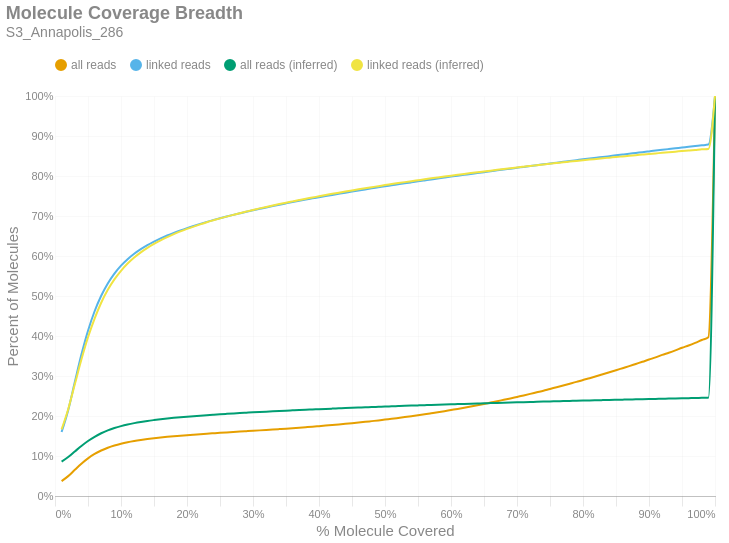

The notebook cell this image was saved under:
### Markdown cell above
### Molecule Read Coverage
This chart shows molecule coverage breadth as computed by the number of bases aligned to that molecule. In other words, "*how much of each unique long molecule is actually sequenced/aligned?*" Keep in mind there is a distinction between sequences and alignments, since some sequences belonging to a particular molecule may not align well and wouldn't appear in the alignment data. This chart also shows molecule coverage breadth as computed by the *inferred fragment* from which the aligned sequences originate. Unlike read coverage, this calculation takes into account the total insert size, including unsequenced gaps between the forward and reverse reads. Like the previous figures, these are cumulative percents.

### Code cell
if SKIPLR:
    print_html(f"Skipped")
else:
    binned_df = consolidated_hist(valids['coverage_bp'], mask, 0.01, True)
    binned_df_inf = consolidated_hist(valids['coverage_inserts'], mask, 0.01, True)
    binned_df = binned_df.with_columns(pl.lit(binned_df_inf['all reads (cumsum)']).alias('all reads (inferred)'))
    binned_df = binned_df.with_columns(pl.lit(binned_df_inf['linked reads (cumsum)']).alias('linked reads (inferred)'))
    binned_df = binned_df.with_columns(
        (pl.col('bin').cast(pl.Float64) + 0.01).alias('right_edge')
    )

    with SafeRender(binned_df):
        (
            density_plot(binned_df, 'Molecule Coverage Breadth', samplename, 'molcov', ['all reads (inferred)','linked reads (inferred)'])
            .encode(
                #x=alt.X('bin:Q', title="% Molecule Covered").axis(format = '%').scale(padding=0),
                x=alt.X('right_edge:Q', title="% Molecule Covered").axis(format='%').scale(padding=0),
                y=alt.Y('value:Q', title='Percent of Molecules')
                    .axis(format='%')
                    .stack(False)
                    .scale(domainMin=0, padding=0),
                color=alt.Color("key:N").scale(domain = ["all reads", "linked reads", "all reads (inferred)", "linked reads (inferred)"]),
                tooltip = [
                    alt.Tooltip("key:N", title = "Data Type"),
                    alt.Tooltip("range_label:N", title="% Molecule Covered"),
                    alt.Tooltip("value:Q", format = ".2%", title="% Molecules")
                ]
            )
        ).display()

### Figure 1 — Vega-Lite specification as saved in the notebook (floating-point values rounded to 4 significant figures)
{"width": "container", "height": 400, "config": {"title": {"anchor": "start", "dy": -15, "fontSize": 18, "color": "#888888", "subtitleColor": "#888888", "subtitleFontSize": 14}, "arc": {"fill": "#0072B2"}, "axis": {"domainColor": "#888888", "domainWidth": 0.5, "gridWidth": 0.2, "grid": false, "titleFontWeight": 400, "titleFontSize": 15, "labelFontSize": 11, "labelColor": "#888888", "tickColor": "#888888", "tickWidth": 0.2, "titleColor": "#888888"}, "axisBand": {"grid": false}, "axisX": {"grid": true, "tickSize": 10, "domainCap": "round"}, "axisY": {"domain": false, "grid": true, "tickSize": 0, "domainCap": "round"}, "background": "transparent", "header": {"labelFontSize": 15, "labelColor": "#888888", "titleFontSize": 15, "titleFontWeight": 600, "titleColor": "#888888"}, "legend": {"labelFont": "sans-serif", "labelFontSize": 12, "labelColor": "#888888", "symbolSize": 100, "symbolType": "circle", "titleFontSize": 12, "titlePadding": 10, "titleColor": "#888888", "title": null, "orient": "top"}, "range": {"category": ["#E69F00", "#56B4E9", "#009E73", "#F0E442", "#0072B2", "#D55E00", "#CC79A7", "#000000"], "diverging": ["#cfe8f3", "#a2d4ec", "#73bfe2", "#46abdb", "#1696d2", "#12719e"]}, "area": {"fill": "#0072B2", "fillOpacity": 0.7, "line": true, "strokeOpacity": 0.7}, "line": {"color": "#0072B2", "stroke": "#0072B2", "strokeWidth": 2}, "trail": {"color": "#0072B2", "stroke": "#0072B2", "strokeWidth": 0, "size": 1}, "point": {"filled": true, "fillOpacity": 1.0, "size": 95}, "text": {"color": "#888888", "fontSize": 11, "align": "right", "fontWeight": 400, "size": 11}, "bar": {"fill": "#0072B2", "stroke": null}, "view": {"stroke": null, "continuousWidth": 660, "continuousHeight": 400}}, "data": {"name": "data-e10b7f6b69e05c5adde236993f020de4"}, "mark": {"type": "line", "interpolate": "monotone", "point": {"opacity": 0, "size": 275}}, "encoding": {"color": {"field": "key", "scale": {"domain": ["all reads", "linked reads", "all reads (inferred)", "linked reads (inferred)"]}, "type": "nominal"}, "tooltip": [{"field": "key", "title": "Data Type", "type": "nominal"}, {"field": "range_label", "title": "% Molecule Covered", "type": "nominal"}, {"field": "value", "format": ".2%", "title": "% Molecules", "type": "quantitative"}], "x": {"axis": {"format": "%"}, "field": "right_edge", "scale": {"padding": 0}, "title": "% Molecule Covered", "type": "quantitative"}, "y": {"axis": {"format": "%"}, "field": "value", "scale": {"domainMin": 0, "padding": 0}, "stack": false, "title": "Percent of Molecules", "type": "quantitative"}}, "params": [{"name": "param_c36ac31b6afebe62", "select": {"type": "point", "fields": ["key"]}, "bind": "legend"}], "title": {"text": "Molecule Coverage Breadth", "subtitle": "S3_Annapolis_286"}, "transform": [{"fold": ["all reads (cumsum)", "linked reads (cumsum)", "all reads (inferred)", "linked reads (inferred)"]}, {"calculate": "replace(datum.key, ' (cumsum)', '')", "as": "key"}, {"filter": {"param": "param_c36ac31b6afebe62"}}], "usermeta": {"embedOptions": {"downloadFileName": "S3_Annapolis_286.molcov"}}, "$schema": "https://vega.github.io/schema/vega-lite/v6.1.0.json", "datasets": {"data-e10b7f6b69e05c5adde236993f020de4": [{"bin": "0.0", "interval": "0.0-0.01", "all reads": 0.03727, "linked reads": 0.16, "all reads (cumsum)": 0.03727, "linked reads (cumsum)": 0.16, "range_label": "0.0-0.01", "all reads (inferred)": 0.08591, "linked reads (inferred)": 0.1665, "right_edge": 0.01}, {"bin": "0.01", "interval": "0.01-0.02", "all reads": 0.01241, "linked reads": 0.0547, "all reads (cumsum)": 0.04968, "linked reads (cumsum)": 0.2147, "range_label": "0.01-0.02", "all reads (inferred)": 0.09731, "linked reads (inferred)": 0.2169, "right_edge": 0.02}, {"bin": "0.02", "interval": "0.02-0.03", "all reads": 0.01574, "linked reads": 0.07009, "all reads (cumsum)": 0.06542, "linked reads (cumsum)": 0.2848, "range_label": "0.02-0.03", "all reads (inferred)": 0.1113, "linked reads (inferred)": 0.2792, "right_edge": 0.03}, {"bin": "0.03", "interval": "0.03-0.04", "all reads": 0.0154, "linked reads": 0.06872, "all reads (cumsum)": 0.08082, "linked reads (cumsum)": 0.3535, "range_label": "0.03-0.04", "all reads (inferred)": 0.1251, "linked reads (inferred)": 0.341, "right_edge": 0.04}, {"bin": "0.04", "interval": "0.04-0.05", "all reads": 0.01336, "linked reads": 0.05966, "all reads (cumsum)": 0.09418, "linked reads (cumsum)": 0.4132, "range_label": "0.04-0.05", "all reads (inferred)": 0.1376, "linked reads (inferred)": 0.3967, "right_edge": 0.05}, {"bin": "0.05", "interval": "0.05-0.06", "all reads": 0.01089, "linked reads": 0.04867, "all reads (cumsum)": 0.1051, "linked reads (cumsum)": 0.4618, "range_label": "0.05-0.06", "all reads (inferred)": 0.148, "linked reads (inferred)": 0.4437, "right_edge": 0.06}, {"bin": "0.06", "interval": "0.06-0.07", "all reads": 0.008674, "linked reads": 0.03867, "all reads (cumsum)": 0.1137, "linked reads (cumsum)": 0.5005, "range_label": "0.06-0.07", "all reads (inferred)": 0.1569, "linked reads (inferred)": 0.4832, "right_edge": 0.07}, {"bin": "0.07", "interval": "0.07-0.08", "all reads": 0.006905, "linked reads": 0.03079, "all reads (cumsum)": 0.1206, "linked reads (cumsum)": 0.5313, "range_label": "0.07-0.08", "all reads (inferred)": 0.1641, "linked reads (inferred)": 0.5154, "right_edge": 0.08}, {"bin": "0.08", "interval": "0.08-0.09", "all reads": 0.005537, "linked reads": 0.02465, "all reads (cumsum)": 0.1262, "linked reads (cumsum)": 0.5559, "range_label": "0.08-0.09", "all reads (inferred)": 0.1699, "linked reads (inferred)": 0.5415, "right_edge": 0.09}, {"bin": "0.09", "interval": "0.09-0.1", "all reads": 0.004493, "linked reads": 0.01992, "all reads (cumsum)": 0.1307, "linked reads (cumsum)": 0.5759, "range_label": "0.09-0.1", "all reads (inferred)": 0.1747, "linked reads (inferred)": 0.563, "right_edge": 0.1}, {"bin": "0.1", "interval": "0.1-0.11", "all reads": 0.003653, "linked reads": 0.01614, "all reads (cumsum)": 0.1343, "linked reads (cumsum)": 0.592, "range_label": "0.1-0.11", "all reads (inferred)": 0.1788, "linked reads (inferred)": 0.5811, "right_edge": 0.11}, {"bin": "0.11", "interval": "0.11-0.12", "all reads": 0.003067, "linked reads": 0.01355, "all reads (cumsum)": 0.1374, "linked reads (cumsum)": 0.6055, "range_label": "0.11-0.12", "all reads (inferred)": 0.1822, "linked reads (inferred)": 0.5963, "right_edge": 0.12}, {"bin": "0.12", "interval": "0.12-0.13", "all reads": 0.002609, "linked reads": 0.01149, "all reads (cumsum)": 0.14, "linked reads (cumsum)": 0.617, "range_label": "0.12-0.13", "all reads (inferred)": 0.1851, "linked reads (inferred)": 0.6092, "right_edge": 0.13}, {"bin": "0.13", "interval": "0.13-0.14", "all reads": 0.0023, "linked reads": 0.01012, "all reads (cumsum)": 0.1423, "linked reads (cumsum)": 0.6272, "range_label": "0.13-0.14", "all reads (inferred)": 0.1876, "linked reads (inferred)": 0.6204, "right_edge": 0.14}, {"bin": "0.14", "interval": "0.14-0.15", "all reads": 0.002029, "linked reads": 0.008881, "all reads (cumsum)": 0.1443, "linked reads (cumsum)": 0.636, "range_label": "0.14-0.15", "all reads (inferred)": 0.1898, "linked reads (inferred)": 0.6301, "right_edge": 0.15}, {"bin": "0.15", "interval": "0.15-0.16", "all reads": 0.001824, "linked reads": 0.00798, "all reads (cumsum)": 0.1462, "linked reads (cumsum)": 0.644, "range_label": "0.15-0.16", "all reads (inferred)": 0.1919, "linked reads (inferred)": 0.6391, "right_edge": 0.16}, {"bin": "0.16", "interval": "0.16-0.17", "all reads": 0.001675, "linked reads": 0.007297, "all reads (cumsum)": 0.1478, "linked reads (cumsum)": 0.6513, "range_label": "0.16-0.17", "all reads (inferred)": 0.1937, "linked reads (inferred)": 0.6471, "right_edge": 0.17}, {"bin": "0.17", "interval": "0.17-0.18", "all reads": 0.001517, "linked reads": 0.006585, "all reads (cumsum)": 0.1494, "linked reads (cumsum)": 0.6579, "range_label": "0.17-0.18", "all reads (inferred)": 0.1953, "linked reads (inferred)": 0.6546, "right_edge": 0.18}, {"bin": "0.18", "interval": "0.18-0.19", "all reads": 0.001414, "linked reads": 0.006115, "all reads (cumsum)": 0.1508, "linked reads (cumsum)": 0.664, "range_label": "0.18-0.19", "all reads (inferred)": 0.1969, "linked reads (inferred)": 0.6615, "right_edge": 0.19}, {"bin": "0.19", "interval": "0.19-0.2", "all reads": 0.00134, "linked reads": 0.005743, "all reads (cumsum)": 0.1521, "linked reads (cumsum)": 0.6698, "range_label": "0.19-0.2", "all reads (inferred)": 0.1983, "linked reads (inferred)": 0.6677, "right_edge": 0.2}, {"bin": "0.2", "interval": "0.2-0.21", "all reads": 0.001259, "linked reads": 0.005384, "all reads (cumsum)": 0.1534, "linked reads (cumsum)": 0.6751, "range_label": "0.2-0.21", "all reads (inferred)": 0.1996, "linked reads (inferred)": 0.6735, "right_edge": 0.21}, {"bin": "0.21", "interval": "0.21-0.22", "all reads": 0.001225, "linked reads": 0.00519, "all reads (cumsum)": 0.1546, "linked reads (cumsum)": 0.6803, "range_label": "0.21-0.22", "all reads (inferred)": 0.2009, "linked reads (inferred)": 0.679, "right_edge": 0.22}, {"bin": "0.22", "interval": "0.22-0.23", "all reads": 0.00117, "linked reads": 0.004931, "all reads (cumsum)": 0.1558, "linked reads (cumsum)": 0.6853, "range_label": "0.22-0.23", "all reads (inferred)": 0.2021, "linked reads (inferred)": 0.6843, "right_edge": 0.23}, {"bin": "0.23", "interval": "0.23-0.24", "all reads": 0.001119, "linked reads": 0.004655, "all reads (cumsum)": 0.1569, "linked reads (cumsum)": 0.6899, "range_label": "0.23-0.24", "all reads (inferred)": 0.2032, "linked reads (inferred)": 0.6893, "right_edge": 0.24}, {"bin": "0.24", "interval": "0.24-0.25", "all reads": 0.001106, "linked reads": 0.004567, "all reads (cumsum)": 0.158, "linked reads (cumsum)": 0.6945, "range_label": "0.24-0.25", "all reads (inferred)": 0.2043, "linked reads (inferred)": 0.6941, "right_edge": 0.25}, {"bin": "0.25", "interval": "0.25-0.26", "all reads": 0.001038, "linked reads": 0.004251, "all reads (cumsum)": 0.159, "linked reads (cumsum)": 0.6987, "range_label": "0.25-0.26", "all reads (inferred)": 0.2053, "linked reads (inferred)": 0.6985, "right_edge": 0.26}, {"bin": "0.26", "interval": "0.26-0.27", "all reads": 0.00101, "linked reads": 0.004067, "all reads (cumsum)": 0.16, "linked reads (cumsum)": 0.7028, "range_label": "0.26-0.27", "all reads (inferred)": 0.2063, "linked reads (inferred)": 0.7028, "right_edge": 0.27}, {"bin": "0.27", "interval": "0.27-0.28", "all reads": 0.0009795, "linked reads": 0.003869, "all reads (cumsum)": 0.161, "linked reads (cumsum)": 0.7067, "range_label": "0.27-0.28", "all reads (inferred)": 0.2073, "linked reads (inferred)": 0.707, "right_edge": 0.28}, {"bin": "0.28", "interval": "0.28-0.29", "all reads": 0.001007, "linked reads": 0.003837, "all reads (cumsum)": 0.162, "linked reads (cumsum)": 0.7105, "range_label": "0.28-0.29", "all reads (inferred)": 0.2082, "linked reads (inferred)": 0.7111, "right_edge": 0.29}, {"bin": "0.29", "interval": "0.29-0.3", "all reads": 0.001013, "linked reads": 0.003761, "all reads (cumsum)": 0.163, "linked reads (cumsum)": 0.7143, "range_label": "0.29-0.3", "all reads (inferred)": 0.2091, "linked reads (inferred)": 0.7151, "right_edge": 0.3}, {"bin": "0.3", "interval": "0.3-0.31", "all reads": 0.00103, "linked reads": 0.003622, "all reads (cumsum)": 0.1641, "linked reads (cumsum)": 0.7179, "range_label": "0.3-0.31", "all reads (inferred)": 0.21, "linked reads (inferred)": 0.719, "right_edge": 0.31}, {"bin": "0.31", "interval": "0.31-0.32", "all reads": 0.001059, "linked reads": 0.003606, "all reads (cumsum)": 0.1651, "linked reads (cumsum)": 0.7215, "range_label": "0.31-0.32", "all reads (inferred)": 0.2109, "linked reads (inferred)": 0.7227, "right_edge": 0.32}, {"bin": "0.32", "interval": "0.32-0.33", "all reads": 0.00108, "linked reads": 0.003468, "all reads (cumsum)": 0.1662, "linked reads (cumsum)": 0.725, "range_label": "0.32-0.33", "all reads (inferred)": 0.2117, "linked reads (inferred)": 0.7263, "right_edge": 0.33}, {"bin": "0.33", "interval": "0.33-0.34", "all reads": 0.001107, "linked reads": 0.003395, "all reads (cumsum)": 0.1673, "linked reads (cumsum)": 0.7284, "range_label": "0.33-0.34", "all reads (inferred)": 0.2125, "linked reads (inferred)": 0.7298, "right_edge": 0.34}, {"bin": "0.34", "interval": "0.34-0.35", "all reads": 0.001117, "linked reads": 0.003265, "all reads (cumsum)": 0.1684, "linked reads (cumsum)": 0.7316, "range_label": "0.34-0.35", "all reads (inferred)": 0.2133, "linked reads (inferred)": 0.7332, "right_edge": 0.35}, {"bin": "0.35", "interval": "0.35-0.36", "all reads": 0.001152, "linked reads": 0.003209, "all reads (cumsum)": 0.1696, "linked reads (cumsum)": 0.7348, "range_label": "0.35-0.36", "all reads (inferred)": 0.2141, "linked reads (inferred)": 0.7366, "right_edge": 0.36}, {"bin": "0.36", "interval": "0.36-0.37", "all reads": 0.001195, "linked reads": 0.003159, "all reads (cumsum)": 0.1708, "linked reads (cumsum)": 0.738, "range_label": "0.36-0.37", "all reads (inferred)": 0.2149, "linked reads (inferred)": 0.7399, "right_edge": 0.37}, {"bin": "0.37", "interval": "0.37-0.38", "all reads": 0.00123, "linked reads": 0.003068, "all reads (cumsum)": 0.172, "linked reads (cumsum)": 0.7411, "range_label": "0.37-0.38", "all reads (inferred)": 0.2156, "linked reads (inferred)": 0.7431, "right_edge": 0.38}, {"bin": "0.38", "interval": "0.38-0.39", "all reads": 0.001251, "linked reads": 0.002963, "all reads (cumsum)": 0.1733, "linked reads (cumsum)": 0.744, "range_label": "0.38-0.39", "all reads (inferred)": 0.2163, "linked reads (inferred)": 0.7462, "right_edge": 0.39}, {"bin": "0.39", "interval": "0.39-0.4", "all reads": 0.001346, "linked reads": 0.002966, "all reads (cumsum)": 0.1746, "linked reads (cumsum)": 0.747, "range_label": "0.39-0.4", "all reads (inferred)": 0.2171, "linked reads (inferred)": 0.7494, "right_edge": 0.4}, {"bin": "0.4", "interval": "0.4-0.41", "all reads": 0.001352, "linked reads": 0.002907, "all reads (cumsum)": 0.176, "linked reads (cumsum)": 0.7499, "range_label": "0.4-0.41", "all reads (inferred)": 0.2178, "linked reads (inferred)": 0.7524, "right_edge": 0.41}, {"bin": "0.41", "interval": "0.41-0.42", "all reads": 0.001416, "linked reads": 0.00284, "all reads (cumsum)": 0.1774, "linked reads (cumsum)": 0.7527, "range_label": "0.41-0.42", "all reads (inferred)": 0.2185, "linked reads (inferred)": 0.7554, "right_edge": 0.42}, {"bin": "0.42", "interval": "0.42-0.43", "all reads": 0.001487, "linked reads": 0.002829, "all reads (cumsum)": 0.1789, "linked reads (cumsum)": 0.7556, "range_label": "0.42-0.43", "all reads (inferred)": 0.2191, "linked reads (inferred)": 0.7583, "right_edge": 0.43}, {"bin": "0.43", "interval": "0.43-0.44", "all reads": 0.001538, "linked reads": 0.002792, "all reads (cumsum)": 0.1804, "linked reads (cumsum)": 0.7584, "range_label": "0.43-0.44", "all reads (inferred)": 0.2198, "linked reads (inferred)": 0.7612, "right_edge": 0.44}, {"bin": "0.44", "interval": "0.44-0.45", "all reads": 0.001578, "linked reads": 0.002665, "all reads (cumsum)": 0.182, "linked reads (cumsum)": 0.761, "range_label": "0.44-0.45", "all reads (inferred)": 0.2205, "linked reads (inferred)": 0.764, "right_edge": 0.45}, {"bin": "0.45", "interval": "0.45-0.46", "all reads": 0.00165, "linked reads": 0.002685, "all reads (cumsum)": 0.1836, "linked reads (cumsum)": 0.7637, "range_label": "0.45-0.46", "all reads (inferred)": 0.2211, "linked reads (inferred)": 0.7667, "right_edge": 0.46}, {"bin": "0.46", "interval": "0.46-0.47", "all reads": 0.001754, "linked reads": 0.002688, "all reads (cumsum)": 0.1854, "linked reads (cumsum)": 0.7664, "range_label": "0.46-0.47", "all reads (inferred)": 0.2217, "linked reads (inferred)": 0.7693, "right_edge": 0.47}, {"bin": "0.47", "interval": "0.47-0.48", "all reads": 0.001824, "linked reads": 0.002705, "all reads (cumsum)": 0.1872, "linked reads (cumsum)": 0.7691, "range_label": "0.47-0.48", "all reads (inferred)": 0.2224, "linked reads (inferred)": 0.772, "right_edge": 0.48}, {"bin": "0.48", "interval": "0.48-0.49", "all reads": 0.001816, "linked reads": 0.002544, "all reads (cumsum)": 0.189, "linked reads (cumsum)": 0.7716, "range_label": "0.48-0.49", "all reads (inferred)": 0.223, "linked reads (inferred)": 0.7746, "right_edge": 0.49}, {"bin": "0.49", "interval": "0.49-0.5", "all reads": 0.00207, "linked reads": 0.002646, "all reads (cumsum)": 0.1911, "linked reads (cumsum)": 0.7743, "range_label": "0.49-0.5", "all reads (inferred)": 0.2236, "linked reads (inferred)": 0.7773, "right_edge": 0.5}, {"bin": "0.5", "interval": "0.5-0.51", "all reads": 0.001895, "linked reads": 0.002464, "all reads (cumsum)": 0.193, "linked reads (cumsum)": 0.7768, "range_label": "0.5-0.51", "all reads (inferred)": 0.2242, "linked reads (inferred)": 0.7797, "right_edge": 0.51}, {"bin": "0.51", "interval": "0.51-0.52", "all reads": 0.002128, "linked reads": 0.002518, "all reads (cumsum)": 0.1951, "linked reads (cumsum)": 0.7793, "range_label": "0.51-0.52", "all reads (inferred)": 0.2248, "linked reads (inferred)": 0.7822, "right_edge": 0.52}, {"bin": "0.52", "interval": "0.52-0.53", "all reads": 0.002183, "linked reads": 0.002496, "all reads (cumsum)": 0.1973, "linked reads (cumsum)": 0.7818, "range_label": "0.52-0.53", "all reads (inferred)": 0.2254, "linked reads (inferred)": 0.7847, "right_edge": 0.53}, {"bin": "0.53", "interval": "0.53-0.54", "all reads": 0.002251, "linked reads": 0.002419, "all reads (cumsum)": 0.1995, "linked reads (cumsum)": 0.7842, "range_label": "0.53-0.54", "all reads (inferred)": 0.2259, "linked reads (inferred)": 0.7871, "right_edge": 0.54}, {"bin": "0.54", "interval": "0.54-0.55", "all reads": 0.002303, "linked reads": 0.002388, "all reads (cumsum)": 0.2018, "linked reads (cumsum)": 0.7866, "range_label": "0.54-0.55", "all reads (inferred)": 0.2265, "linked reads (inferred)": 0.7895, "right_edge": 0.55}, {"bin": "0.55", "interval": "0.55-0.56", "all reads": 0.002504, "linked reads": 0.002406, "all reads (cumsum)": 0.2043, "linked reads (cumsum)": 0.789, "range_label": "0.55-0.56", "all reads (inferred)": 0.2271, "linked reads (inferred)": 0.7918, "right_edge": 0.56}, {"bin": "0.56", "interval": "0.56-0.57", "all reads": 0.002548, "linked reads": 0.002411, "all reads (cumsum)": 0.2069, "linked reads (cumsum)": 0.7914, "range_label": "0.56-0.57", "all reads (inferred)": 0.2276, "linked reads (inferred)": 0.7941, "right_edge": 0.57}, {"bin": "0.57", "interval": "0.57-0.58", "all reads": 0.002562, "linked reads": 0.002353, "all reads (cumsum)": 0.2095, "linked reads (cumsum)": 0.7937, "range_label": "0.57-0.58", "all reads (inferred)": 0.2282, "linked reads (inferred)": 0.7964, "right_edge": 0.58}, {"bin": "0.58", "interval": "0.58-0.59", "all reads": 0.002692, "linked reads": 0.002397, "all reads (cumsum)": 0.2122, "linked reads (cumsum)": 0.7961, "range_label": "0.58-0.59", "all reads (inferred)": 0.2287, "linked reads (inferred)": 0.7987, "right_edge": 0.59}, {"bin": "0.59", "interval": "0.59-0.6", "all reads": 0.002827, "linked reads": 0.002336, "all reads (cumsum)": 0.215, "linked reads (cumsum)": 0.7985, "range_label": "0.59-0.6", "all reads (inferred)": 0.2292, "linked reads (inferred)": 0.8009, "right_edge": 0.6}, {"bin": "0.6", "interval": "0.6-0.61", "all reads": 0.002759, "linked reads": 0.002194, "all reads (cumsum)": 0.2177, "linked reads (cumsum)": 0.8007, "range_label": "0.6-0.61", "all reads (inferred)": 0.2298, "linked reads (inferred)": 0.8031, "right_edge": 0.61}, {"bin": "0.61", "interval": "0.61-0.62", "all reads": 0.002996, "linked reads": 0.002217, "all reads (cumsum)": 0.2207, "linked reads (cumsum)": 0.8029, "range_label": "0.61-0.62", "all reads (inferred)": 0.2303, "linked reads (inferred)": 0.8052, "right_edge": 0.62}, {"bin": "0.62", "interval": "0.62-0.63", "all reads": 0.003064, "linked reads": 0.002256, "all reads (cumsum)": 0.2238, "linked reads (cumsum)": 0.8051, "range_label": "0.62-0.63", "all reads (inferred)": 0.2308, "linked reads (inferred)": 0.8073, "right_edge": 0.63}, {"bin": "0.63", "interval": "0.63-0.64", "all reads": 0.003143, "linked reads": 0.002194, "all reads (cumsum)": 0.2269, "linked reads (cumsum)": 0.8073, "range_label": "0.63-0.64", "all reads (inferred)": 0.2312, "linked reads (inferred)": 0.8093, "right_edge": 0.64}, {"bin": "0.64", "interval": "0.64-0.65", "all reads": 0.003208, "linked reads": 0.002234, "all reads (cumsum)": 0.2301, "linked reads (cumsum)": 0.8096, "range_label": "0.64-0.65", "all reads (inferred)": 0.2317, "linked reads (inferred)": 0.8112, "right_edge": 0.65}, {"bin": "0.65", "interval": "0.65-0.66", "all reads": 0.003433, "linked reads": 0.002253, "all reads (cumsum)": 0.2336, "linked reads (cumsum)": 0.8118, "range_label": "0.65-0.66", "all reads (inferred)": 0.2322, "linked reads (inferred)": 0.8133, "right_edge": 0.66}, {"bin": "0.66", "interval": "0.66-0.67", "all reads": 0.003319, "linked reads": 0.002217, "all reads (cumsum)": 0.2369, "linked reads (cumsum)": 0.814, "range_label": "0.66-0.67", "all reads (inferred)": 0.2327, "linked reads (inferred)": 0.8154, "right_edge": 0.67}, {"bin": "0.67", "interval": "0.67-0.68", "all reads": 0.003572, "linked reads": 0.002226, "all reads (cumsum)": 0.2405, "linked reads (cumsum)": 0.8163, "range_label": "0.67-0.68", "all reads (inferred)": 0.2332, "linked reads (inferred)": 0.8174, "right_edge": 0.68}, {"bin": "0.68", "interval": "0.68-0.69", "all reads": 0.003502, "linked reads": 0.002076, "all reads (cumsum)": 0.244, "linked reads (cumsum)": 0.8183, "range_label": "0.68-0.69", "all reads (inferred)": 0.2337, "linked reads (inferred)": 0.8194, "right_edge": 0.69}, {"bin": "0.69", "interval": "0.69-0.7", "all reads": 0.003746, "linked reads": 0.002184, "all reads (cumsum)": 0.2477, "linked reads (cumsum)": 0.8205, "range_label": "0.69-0.7", "all reads (inferred)": 0.2342, "linked reads (inferred)": 0.8213, "right_edge": 0.7}, {"bin": "0.7", "interval": "0.7-0.71", "all reads": 0.003692, "linked reads": 0.002131, "all reads (cumsum)": 0.2514, "linked reads (cumsum)": 0.8227, "range_label": "0.7-0.71", "all reads (inferred)": 0.2346, "linked reads (inferred)": 0.8232, "right_edge": 0.71}, {"bin": "0.71", "interval": "0.71-0.72", "all reads": 0.003886, "linked reads": 0.002185, "all reads (cumsum)": 0.2553, "linked reads (cumsum)": 0.8248, "range_label": "0.71-0.72", "all reads (inferred)": 0.2351, "linked reads (inferred)": 0.8251, "right_edge": 0.72}, {"bin": "0.72", "interval": "0.72-0.73", "all reads": 0.004055, "linked reads": 0.002136, "all reads (cumsum)": 0.2594, "linked reads (cumsum)": 0.827, "range_label": "0.72-0.73", "all reads (inferred)": 0.2355, "linked reads (inferred)": 0.827, "right_edge": 0.73}, {"bin": "0.73", "interval": "0.73-0.74", "all reads": 0.003996, "linked reads": 0.002106, "all reads (cumsum)": 0.2633, "linked reads (cumsum)": 0.8291, "range_label": "0.73-0.74", "all reads (inferred)": 0.236, "linked reads (inferred)": 0.8289, "right_edge": 0.74}, {"bin": "0.74", "interval": "0.74-0.75", "all reads": 0.004372, "linked reads": 0.002197, "all reads (cumsum)": 0.2677, "linked reads (cumsum)": 0.8313, "range_label": "0.74-0.75", "all reads (inferred)": 0.2364, "linked reads (inferred)": 0.8307, "right_edge": 0.75}, {"bin": "0.75", "interval": "0.75-0.76", "all reads": 0.004195, "linked reads": 0.002054, "all reads (cumsum)": 0.2719, "linked reads (cumsum)": 0.8333, "range_label": "0.75-0.76", "all reads (inferred)": 0.2369, "linked reads (inferred)": 0.8324, "right_edge": 0.76}, {"bin": "0.76", "interval": "0.76-0.77", "all reads": 0.004358, "linked reads": 0.002102, "all reads (cumsum)": 0.2763, "linked reads (cumsum)": 0.8354, "range_label": "0.76-0.77", "all reads (inferred)": 0.2373, "linked reads (inferred)": 0.8342, "right_edge": 0.77}, {"bin": "0.77", "interval": "0.77-0.78", "all reads": 0.00445, "linked reads": 0.002144, "all reads (cumsum)": 0.2807, "linked reads (cumsum)": 0.8376, "range_label": "0.77-0.78", "all reads (inferred)": 0.2377, "linked reads (inferred)": 0.836, "right_edge": 0.78}, {"bin": "0.78", "interval": "0.78-0.79", "all reads": 0.004505, "linked reads": 0.002023, "all reads (cumsum)": 0.2852, "linked reads (cumsum)": 0.8396, "range_label": "0.78-0.79", "all reads (inferred)": 0.2382, "linked reads (inferred)": 0.8377, "right_edge": 0.79}, {"bin": "0.79", "interval": "0.79-0.8", "all reads": 0.004843, "linked reads": 0.002016, "all reads (cumsum)": 0.2901, "linked reads (cumsum)": 0.8416, "range_label": "0.79-0.8", "all reads (inferred)": 0.2386, "linked reads (inferred)": 0.8394, "right_edge": 0.8}, {"bin": "0.8", "interval": "0.8-0.81", "all reads": 0.004518, "linked reads": 0.002031, "all reads (cumsum)": 0.2946, "linked reads (cumsum)": 0.8437, "range_label": "0.8-0.81", "all reads (inferred)": 0.239, "linked reads (inferred)": 0.8411, "right_edge": 0.81}, {"bin": "0.81", "interval": "0.81-0.82", "all reads": 0.004754, "linked reads": 0.002035, "all reads (cumsum)": 0.2993, "linked reads (cumsum)": 0.8457, "range_label": "0.81-0.82", "all reads (inferred)": 0.2394, "linked reads (inferred)": 0.8427, "right_edge": 0.82}, {"bin": "0.82", "interval": "0.82-0.83", "all reads": 0.004961, "linked reads": 0.001863, "all reads (cumsum)": 0.3043, "linked reads (cumsum)": 0.8476, "range_label": "0.82-0.83", "all reads (inferred)": 0.2398, "linked reads (inferred)": 0.8443, "right_edge": 0.83}, {"bin": "0.83", "interval": "0.83-0.84", "all reads": 0.004997, "linked reads": 0.002021, "all reads (cumsum)": 0.3093, "linked reads (cumsum)": 0.8496, "range_label": "0.83-0.84", "all reads (inferred)": 0.2401, "linked reads (inferred)": 0.8459, "right_edge": 0.84}, {"bin": "0.84", "interval": "0.84-0.85", "all reads": 0.005049, "linked reads": 0.00205, "all reads (cumsum)": 0.3143, "linked reads (cumsum)": 0.8516, "range_label": "0.84-0.85", "all reads (inferred)": 0.2405, "linked reads (inferred)": 0.8474, "right_edge": 0.85}, {"bin": "0.85", "interval": "0.85-0.86", "all reads": 0.00519, "linked reads": 0.001952, "all reads (cumsum)": 0.3195, "linked reads (cumsum)": 0.8536, "range_label": "0.85-0.86", "all reads (inferred)": 0.2409, "linked reads (inferred)": 0.849, "right_edge": 0.86}, {"bin": "0.86", "interval": "0.86-0.87", "all reads": 0.005183, "linked reads": 0.001964, "all reads (cumsum)": 0.3247, "linked reads (cumsum)": 0.8555, "range_label": "0.86-0.87", "all reads (inferred)": 0.2413, "linked reads (inferred)": 0.8505, "right_edge": 0.87}, {"bin": "0.87", "interval": "0.87-0.88", "all reads": 0.005412, "linked reads": 0.002001, "all reads (cumsum)": 0.3301, "linked reads (cumsum)": 0.8575, "range_label": "0.87-0.88", "all reads (inferred)": 0.2416, "linked reads (inferred)": 0.852, "right_edge": 0.88}, {"bin": "0.88", "interval": "0.88-0.89", "all reads": 0.005376, "linked reads": 0.001974, "all reads (cumsum)": 0.3355, "linked reads (cumsum)": 0.8595, "range_label": "0.88-0.89", "all reads (inferred)": 0.242, "linked reads (inferred)": 0.8536, "right_edge": 0.89}, {"bin": "0.89", "interval": "0.89-0.9", "all reads": 0.005679, "linked reads": 0.002013, "all reads (cumsum)": 0.3412, "linked reads (cumsum)": 0.8615, "range_label": "0.89-0.9", "all reads (inferred)": 0.2424, "linked reads (inferred)": 0.8551, "right_edge": 0.9}, {"bin": "0.9", "interval": "0.9-0.91", "all reads": 0.005311, "linked reads": 0.00202, "all reads (cumsum)": 0.3465, "linked reads (cumsum)": 0.8636, "range_label": "0.9-0.91", "all reads (inferred)": 0.2427, "linked reads (inferred)": 0.8565, "right_edge": 0.91}, {"bin": "0.91", "interval": "0.91-0.92", "all reads": 0.006209, "linked reads": 0.001944, "all reads (cumsum)": 0.3527, "linked reads (cumsum)": 0.8655, "range_label": "0.91-0.92", "all reads (inferred)": 0.2431, "linked reads (inferred)": 0.858, "right_edge": 0.92}, {"bin": "0.92", "interval": "0.92-0.93", "all reads": 0.005408, "linked reads": 0.0019, "all reads (cumsum)": 0.3581, "linked reads (cumsum)": 0.8674, "range_label": "0.92-0.93", "all reads (inferred)": 0.2435, "linked reads (inferred)": 0.8595, "right_edge": 0.93}, {"bin": "0.93", "interval": "0.93-0.94", "all reads": 0.005935, "linked reads": 0.001879, "all reads (cumsum)": 0.3641, "linked reads (cumsum)": 0.8693, "range_label": "0.93-0.94", "all reads (inferred)": 0.2438, "linked reads (inferred)": 0.8609, "right_edge": 0.94}, {"bin": "0.94", "interval": "0.94-0.95", "all reads": 0.006534, "linked reads": 0.001851, "all reads (cumsum)": 0.3706, "linked reads (cumsum)": 0.8711, "range_label": "0.94-0.95", "all reads (inferred)": 0.2442, "linked reads (inferred)": 0.8624, "right_edge": 0.95}, {"bin": "0.95", "interval": "0.95-0.96", "all reads": 0.00566, "linked reads": 0.001886, "all reads (cumsum)": 0.3762, "linked reads (cumsum)": 0.873, "range_label": "0.95-0.96", "all reads (inferred)": 0.2446, "linked reads (inferred)": 0.8638, "right_edge": 0.96}, {"bin": "0.96", "interval": "0.96-0.97", "all reads": 0.006552, "linked reads": 0.001831, "all reads (cumsum)": 0.3828, "linked reads (cumsum)": 0.8748, "range_label": "0.96-0.97", "all reads (inferred)": 0.245, "linked reads (inferred)": 0.8652, "right_edge": 0.97}, {"bin": "0.97", "interval": "0.97-0.98", "all reads": 0.007215, "linked reads": 0.001804, "all reads (cumsum)": 0.39, "linked reads (cumsum)": 0.8766, "range_label": "0.97-0.98", "all reads (inferred)": 0.2455, "linked reads (inferred)": 0.8668, "right_edge": 0.98}, {"bin": "0.98", "interval": "0.98-0.99", "all reads": 0.006737, "linked reads": 0.001919, "all reads (cumsum)": 0.3967, "linked reads (cumsum)": 0.8786, "range_label": "0.98-0.99", "all reads (inferred)": 0.2459, "linked reads (inferred)": 0.8677, "right_edge": 0.99}, {"bin": "0.99", "interval": "0.99-1.0", "all reads": 0.6033, "linked reads": 0.1214, "all reads (cumsum)": 1.0, "linked reads (cumsum)": 1.0, "range_label": "0.99-1.0", "all reads (inferred)": 1.0, "linked reads (inferred)": 1.0, "right_edge": 1.0}]}}
